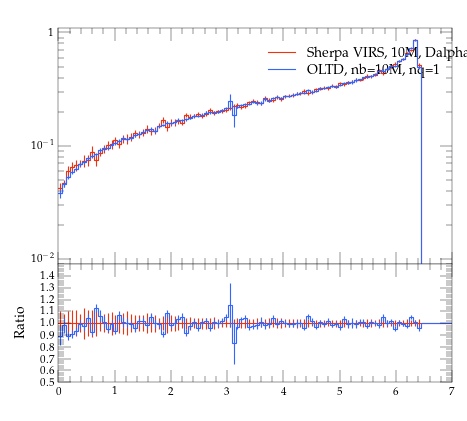

Source code (Python):
#! /usr/bin/env python

# This Python script was auto-generated using YODA v2.0.0.
# Analysis object: /evtb/inc_jb_pt
# Timestamp: 16-04-2024 (10:05:22)

import matplotlib as mpl
import matplotlib.pyplot as plt
mpl.use('Agg') # comment out for interactive use
import os
import numpy as np

plotDir = os.path.split(os.path.realpath(__file__))[0]
if 'YODA_USER_PLOT_PATH' in globals():
    plot_outdir = globals()['YODA_USER_PLOT_PATH']
else:
    plot_outdir = plotDir

#plot style
plt.style.use(os.path.join(plotDir, '../default.mplstyle'))
# plot metadata
figW, figH = plt.rcParams['figure.figsize']
ax_xLabel = r''
ax_yLabel = r''
ax_title  = r''
ax_xScale = 'linear'
ax_yScale = 'log'
xLims = (0.0, 7.0)
yLims = (0.009000000000000001, 1.1)

# TeX-friendly labels for the legend
labels = [ r"Sherpa VIRS, 10M, Dalpha=0.01", r"OLTD, nb=10M, nq=1" ]

# Create figure and axis objects
fig, (ax, ratio0_ax) = plt.subplots(2, 1, sharex=True,
                  figsize=(figW,figH), gridspec_kw={'height_ratios': (2, 1)})
ratio0_ax.yaxis.set_major_locator(mpl.ticker.MultipleLocator(0.1))
ratio0_ax.set_ylim(0.5, 1.4999)
ratio0_ax.set_ylabel('Ratio')

# LineColor map: curve index -> color
linecolors = {0: '#EE3311', 1: '#3366FF'}
# the numerical data is stored in a separate file
dataf = dict()
prefix = os.path.split(__file__)[0]
if prefix:    prefix = prefix + '/'
exec(open(prefix+'inc_jb_pt__data.py').read(), dataf)


legend_handles = [] # keep track of handles for the legend

# style options for curves
# starts at zorder>=5 to draw curve on top of legend
styles = {
  'curve0': {
    'color' : linecolors[0],
    'linestyle' : '-',
    'marker' : 'o',
    'zorder' : 5,
    'histstyle' : True,
  },
  'curve1': {
    'color' : linecolors[1],
    'linestyle' : '-',
    'marker' : 'o',
    'zorder' : 6,
    'histstyle' : True,
  },
}
# curve from input yoda files in main panel
for label in dataf['yvals'].keys():
    if all(np.isnan(v) for v in dataf['yvals'][label]):
        continue
    tmp = None
    if styles[label]['histstyle']: # draw as histogram
        tmp, = ax.plot(dataf['xedges'], dataf['yedges'][label],
                       color=styles[label]['color'],
                       linestyle=styles[label]['linestyle'],
                       drawstyle='steps-pre', solid_joinstyle='miter',
                       zorder=styles[label]['zorder'], label=label)
        ax.errorbar(dataf['xpoints'], dataf['yvals'][label], color=styles[label]['color'],
                    xerr=dataf['xerrs'], yerr=[dataf['ydowns'][label], dataf['yups'][label]],
                    linestyle='none', zorder=styles[label]['zorder'])
    else: # draw as scatter
        tmp = ax.errorbar(dataf['xpoints'], dataf['yvals'][label],
                          xerr=dataf['xerrs'],
                          yerr=[ dataf['ydowns'][label],
                          dataf['yups'][label] ],
                          fmt=styles[label]['marker'],
                          ecolor=styles[label]['color'],
                          color=styles[label]['color'], zorder=2)
        tmp[-1][0].set_linestyle(styles[label]['linestyle'])
    legend_handles += [tmp]
    for varLabel in dataf['variation_yvals'].keys():
        if varLabel.startswith(label):
            tmp, = ax.plot(dataf['xedges'], dataf['variation_yvals'][varLabel],
                           color=styles[label]['color'],
                           linestyle=styles[label]['linestyle'],
                           drawstyle='steps-pre', solid_joinstyle='miter',
                           zorder=styles[label]['zorder'], alpha=0.5)


# plots on ratio panel
# curve from input yoda files in ratio panel
for label, yvals in dataf['ratio0_yvals'].items():
    if all(np.isnan(v) for v in yvals):
        continue
    if styles[label]['histstyle']: # plot as histogram
        ratio0_ax.plot(dataf['xedges'], yvals,
                       color=styles[label]['color'],
                       linestyle=styles[label]['linestyle'],
                       drawstyle='steps-pre', zorder=1,
                       solid_joinstyle='miter')
        ratio0_ax.vlines(dataf['xpoints'],
                         dataf['ratio0_ymin'][label],
                         dataf['ratio0_ymax'][label],
                         color=styles[label]['color'], zorder=1)
    else: # plot as scatter
        tmp = ratio0_ax.errorbar(dataf['xpoints'],
                                 yvals, xerr=dataf['xerrs'],
                                 yerr=dataf['ratio0_yerrs'][label],
                                 fmt=styles[label]['marker'],
                                 ecolor=styles[label]['color'],
                                 color=styles[label]['color'])
        tmp[-1][0].set_linestyle(styles[label]['linestyle'])

    for varlabel in dataf['ratio0_variation_vals'].keys():
        if varlabel.startswith(label):
            ratio0_ax.plot(dataf['xedges'],
                            dataf['ratio0_variation_vals'][varlabel],
                            color=styles[label]['color'],
                            linestyle=styles[label]['linestyle'],
                            drawstyle='steps-pre', solid_joinstyle='miter',
                            zorder=1, alpha=0.5)

legend_pos = (0.5, 0.97)
ax.legend(legend_handles, labels, loc='upper left', bbox_to_anchor=legend_pos)

# set plot metadata as defined above
ratio0_ax.set_xlabel(ax_xLabel)
ratio0_ax.xaxis.set_label_coords(1., -.15)
ax.set_ylabel(ax_yLabel, loc='top')
ax.set_title(ax_title, loc='left')
ax.set_xscale(ax_xScale)
ax.set_yscale(ax_yScale)
ax.set_xlim(xLims)
ax.set_ylim(yLims)

# tick formatting
plt.rcParams['xtick.top'] = True
plt.rcParams['ytick.right'] = True
ax.yaxis.set_major_locator(mpl.ticker.LogLocator(base=10.0, numticks=np.inf))
ax.yaxis.set_minor_locator(mpl.ticker.LogLocator(
                           base=10.0, subs=np.arange(0.1, 1, 0.1), numticks=np.inf))
fig.align_ylabels((ax, ratio0_ax))
plt.savefig(os.path.join(plot_outdir, 'inc_jb_pt.pdf'), format='PDF')
plt.savefig(os.path.join(plot_outdir, 'inc_jb_pt.png'), format='PNG')

plt.close(fig)
